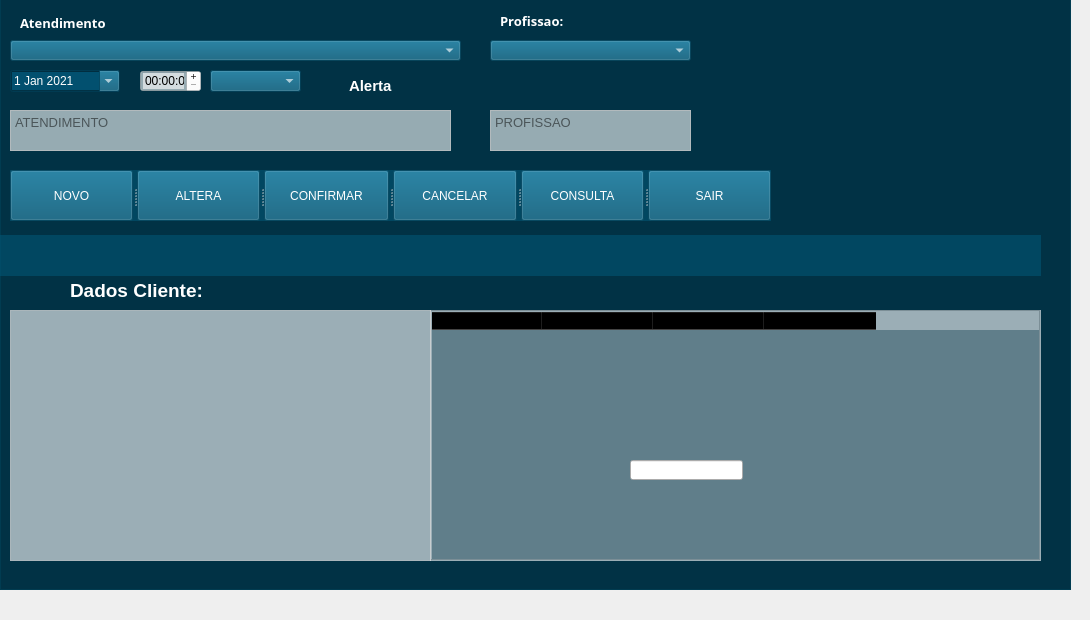
      <widget class="QWidget" name="atendimento">
       <widget class="QCheckBox" name="checkBox">
        <property name="geometry">
         <rect>
          <x>330</x>
          <y>70</y>
          <width>91</width>
          <height>31</height>
         </rect>
        </property>
        <property name="font">
         <font>
          <pointsize>11</pointsize>
          <weight>75</weight>
          <bold>true</bold>
         </font>
        </property>
        <property name="styleSheet">
         <string notr="true">background-color: rgb(255, 255, 255,0);
color: rgb(255, 255, 255);</string>
        </property>
        <property name="text">
         <string>Alerta</string>
        </property>
       </widget>
       <widget class="QComboBox" name="combo_atendimento">
        <property name="geometry">
         <rect>
          <x>10</x>
          <y>40</y>
          <width>451</width>
          <height>21</height>
         </rect>
        </property>
        <property name="styleSheet">
         <string notr="true">background-color: rgb(2, 85, 117,150);
color: rgb(255, 255, 255);</string>
        </property>
       </widget>
       <widget class="QComboBox" name="combo_profissao">
        <property name="geometry">
         <rect>
          <x>490</x>
          <y>40</y>
          <width>201</width>
          <height>21</height>
         </rect>
        </property>
        <property name="styleSheet">
         <string notr="true">background-color: rgb(2, 85, 117,150);
color: rgb(255, 255, 255);</string>
        </property>
       </widget>
       <widget class="QLabel" name="label_3">
        <property name="geometry">
         <rect>
          <x>20</x>
          <y>13</y>
          <width>121</width>
          <height>20</height>
         </rect>
        </property>
        <property name="font">
         <font>
          <family>Arial Black</family>
          <pointsize>10</pointsize>
          <weight>75</weight>
          <bold>true</bold>
         </font>
        </property>
        <property name="styleSheet">
         <string notr="true">color: rgb(255, 255, 255);
background-color: rgba(0, 5, 3, 0);</string>
        </property>
        <property name="text">
         <string>Atendimento</string>
        </property>
       </widget>
       <widget class="QLabel" name="label_4">
        <property name="geometry">
         <rect>
          <x>500</x>
          <y>10</y>
          <width>81</width>
          <height>21</height>
         </rect>
        </property>
        <property name="font">
         <font>
          <family>Arial Black</family>
          <pointsize>10</pointsize>
          <weight>75</weight>
          <bold>true</bold>
         </font>
        </property>
        <property name="styleSheet">
         <string notr="true">background-color: rgba(0, 5, 3, 0);
color: rgb(255, 255, 255);</string>
        </property>
        <property name="text">
         <string>Profissao:</string>
        </property>
       </widget>
       <widget class="QTextBrowser" name="textBrowser_atendimento">
        <property name="geometry">
         <rect>
          <x>10</x>
          <y>110</y>
          <width>441</width>
          <height>41</height>
         </rect>
        </property>
        <property name="font">
         <font>
          <pointsize>10</pointsize>
         </font>
        </property>
        <property name="styleSheet">
         <string notr="true">background-color: rgb(255, 255, 255,150);</string>
        </property>
        <property name="inputMethodHints">
         <set>Qt::ImhMultiLine</set>
        </property>
        <property name="lineWrapMode">
         <enum>QTextEdit::NoWrap</enum>
        </property>
        <property name="html">
         <string>&lt;!DOCTYPE HTML PUBLIC &quot;-//W3C//DTD HTML 4.0//EN&quot; &quot;http://www.w3.org/TR/REC-html40/strict.dtd&quot;&gt;
&lt;html&gt;&lt;head&gt;&lt;meta name=&quot;qrichtext&quot; content=&quot;1&quot; /&gt;&lt;style type=&quot;text/css&quot;&gt;
p, li { white-space: pre-wrap; }
&lt;/style&gt;&lt;/head&gt;&lt;body style=&quot; font-family:'MS Shell Dlg 2'; font-size:10pt; font-weight:400; font-style:normal;&quot;&gt;
&lt;p style=&quot;-qt-paragraph-type:empty; margin-top:0px; margin-bottom:0px; margin-left:0px; margin-right:0px; -qt-block-indent:0; text-indent:0px; font-size:8.25pt;&quot;&gt;&lt;br /&gt;&lt;/p&gt;&lt;/body&gt;&lt;/html&gt;</string>
        </property>
        <property name="placeholderText">
         <string>ATENDIMENTO</string>
        </property>
       </widget>
       <widget class="QTextBrowser" name="textBrowser_profissao">
        <property name="geometry">
         <rect>
          <x>490</x>
          <y>110</y>
          <width>201</width>
          <height>41</height>
         </rect>
        </property>
        <property name="font">
         <font>
          <pointsize>10</pointsize>
         </font>
        </property>
        <property name="styleSheet">
         <string notr="true">background-color: rgb(255, 255, 255,150);</string>
        </property>
        <property name="lineWrapMode">
         <enum>QTextEdit::NoWrap</enum>
        </property>
        <property name="html">
         <string>&lt;!DOCTYPE HTML PUBLIC &quot;-//W3C//DTD HTML 4.0//EN&quot; &quot;http://www.w3.org/TR/REC-html40/strict.dtd&quot;&gt;
&lt;html&gt;&lt;head&gt;&lt;meta name=&quot;qrichtext&quot; content=&quot;1&quot; /&gt;&lt;style type=&quot;text/css&quot;&gt;
p, li { white-space: pre-wrap; }
&lt;/style&gt;&lt;/head&gt;&lt;body style=&quot; font-family:'MS Shell Dlg 2'; font-size:10pt; font-weight:400; font-style:normal;&quot;&gt;
&lt;p style=&quot;-qt-paragraph-type:empty; margin-top:0px; margin-bottom:0px; margin-left:0px; margin-right:0px; -qt-block-indent:0; text-indent:0px;&quot;&gt;&lt;br /&gt;&lt;/p&gt;&lt;/body&gt;&lt;/html&gt;</string>
        </property>
        <property name="tabStopWidth">
         <number>80</number>
        </property>
        <property name="placeholderText">
         <string>PROFISSAO</string>
        </property>
       </widget>
       <widget class="QComboBox" name="comboBox">
        <property name="geometry">
         <rect>
          <x>210</x>
          <y>70</y>
          <width>91</width>
          <height>22</height>
         </rect>
        </property>
        <property name="styleSheet">
         <string notr="true">background-color: rgb(2, 85, 117,222);
color: rgb(255, 255, 255);</string>
        </property>
        <item>
         <property name="text">
          <string/>
         </property>
        </item>
        <item>
         <property name="text">
          <string>Realizado</string>
         </property>
        </item>
        <item>
         <property name="text">
          <string>Não Realizado</string>
         </property>
        </item>
       </widget>
       <widget class="QTimeEdit" name="timeEdit">
        <property name="geometry">
         <rect>
          <x>140</x>
          <y>70</y>
          <width>61</width>
          <height>22</height>
         </rect>
        </property>
        <property name="styleSheet">
         <string notr="true">background-color: rgb(255, 255, 255,150);</string>
        </property>
        <property name="wrapping">
         <bool>false</bool>
        </property>
        <property name="alignment">
         <set>Qt::AlignCenter</set>
        </property>
        <property name="buttonSymbols">
         <enum>QAbstractSpinBox::PlusMinus</enum>
        </property>
        <property name="correctionMode">
         <enum>QAbstractSpinBox::CorrectToNearestValue</enum>
        </property>
        <property name="currentSection">
         <enum>QDateTimeEdit::MinuteSection</enum>
        </property>
        <property name="calendarPopup">
         <bool>false</bool>
        </property>
       </widget>
       <widget class="QDateEdit" name="dateEdit">
        <property name="geometry">
         <rect>
          <x>10</x>
          <y>70</y>
          <width>110</width>
          <height>22</height>
         </rect>
        </property>
        <property name="styleSheet">
         <string notr="true">background-color: rgb(2, 85, 117,222);
color: rgb(255, 255, 255);</string>
        </property>
        <property name="frame">
         <bool>true</bool>
        </property>
        <property name="buttonSymbols">
         <enum>QAbstractSpinBox::NoButtons</enum>
        </property>
        <property name="specialValueText">
         <string>HORA</string>
        </property>
        <property name="correctionMode">
         <enum>QAbstractSpinBox::CorrectToNearestValue</enum>
        </property>
        <property name="currentSection">
         <enum>QDateTimeEdit::DaySection</enum>
        </property>
        <property name="calendarPopup">
         <bool>true</bool>
        </property>
        <property name="currentSectionIndex">
         <number>0</number>
        </property>
        <property name="timeSpec">
         <enum>Qt::LocalTime</enum>
        </property>
        <property name="date">
         <date>
          <year>2021</year>
          <month>1</month>
          <day>1</day>
         </date>
        </property>
       </widget>
       <widget class="QTableWidget" name="tableWidget">
        <property name="geometry">
         <rect>
          <x>430</x>
          <y>310</y>
          <width>611</width>
          <height>251</height>
         </rect>
        </property>
        <property name="styleSheet">
         <string notr="true">background-color: rgb(255, 255, 255,95);</string>
        </property>
        <property name="frameShape">
         <enum>QFrame::Box</enum>
        </property>
        <property name="midLineWidth">
         <number>0</number>
        </property>
        <property name="autoScrollMargin">
         <number>20</number>
        </property>
        <property name="editTriggers">
         <set>QAbstractItemView::NoEditTriggers</set>
        </property>
        <property name="showGrid">
         <bool>false</bool>
        </property>
        <property name="gridStyle">
         <enum>Qt::NoPen</enum>
        </property>
        <property name="rowCount">
         <number>0</number>
        </property>
        <attribute name="horizontalHeaderDefaultSectionSize">
         <number>111</number>
        </attribute>
        <attribute name="horizontalHeaderHighlightSections">
         <bool>true</bool>
        </attribute>
        <attribute name="verticalHeaderVisible">
         <bool>false</bool>
        </attribute>
        <attribute name="verticalHeaderMinimumSectionSize">
         <number>30</number>
        </attribute>
        <column>
         <property name="text">
          <string notr="true">ID</string>
         </property>
        </column>
        <column>
         <property name="text">
          <string>DATA</string>
         </property>
        </column>
        <column>
         <property name="text">
          <string>HORA</string>
         </property>
        </column>
        <column>
         <property name="text">
          <string>EVENTO</string>
         </property>
         <property name="font">
          <font>
           <kerning>false</kerning>
          </font>
         </property>
         <property name="foreground">
          <brush brushstyle="SolidPattern">
           <color alpha="255">
            <red>0</red>
            <green>0</green>
            <blue>0</blue>
           </color>
          </brush>
         </property>
        </column>
       </widget>
       <widget class="QFrame" name="frame_2_escuro">
        <property name="geometry">
         <rect>
          <x>-10</x>
          <y>-21</y>
          <width>1081</width>
          <height>611</height>
         </rect>
        </property>
        <property name="styleSheet">
         <string notr="true">background-color: rgb(0, 0, 0);</string>
        </property>
        <property name="frameShape">
         <enum>QFrame::NoFrame</enum>
        </property>
        <property name="frameShadow">
         <enum>QFrame::Raised</enum>
        </property>
       </widget>
       <widget class="QFrame" name="frame_2_claro">
        <property name="geometry">
         <rect>
          <x>0</x>
          <y>-1</y>
          <width>1071</width>
          <height>591</height>
         </rect>
        </property>
        <property name="styleSheet">
         <string notr="true">background-color: rgb(2, 85, 117,150);</string>
        </property>
        <property name="frameShape">
         <enum>QFrame::StyledPanel</enum>
        </property>
        <property name="frameShadow">
         <enum>QFrame::Raised</enum>
        </property>
       </widget>
       <widget class="QLabel" name="label_2">
        <property name="geometry">
         <rect>
          <x>730</x>
          <y>30</y>
          <width>271</width>
          <height>121</height>
         </rect>
        </property>
        <property name="styleSheet">
         <string notr="true">background-color: rgb(255, 255, 255,0);</string>
        </property>
        <property name="text">
         <string/>
        </property>
        <property name="pixmap">
         <pixmap>Agenda/icon/icone_inical2.png</pixmap>
        </property>
        <property name="scaledContents">
         <bool>true</bool>
        </property>
       </widget>
       <widget class="QLabel" name="label_7">
        <property name="geometry">
         <rect>
          <x>0</x>
          <y>235</y>
          <width>1041</width>
          <height>41</height>
         </rect>
        </property>
        <property name="styleSheet">
         <string notr="true">background-color: rgb(2, 85, 117,150);
</string>
        </property>
        <property name="text">
         <string/>
        </property>
       </widget>
       <widget class="QTextEdit" name="textEdi_data">
        <property name="geometry">
         <rect>
          <x>10</x>
          <y>240</y>
          <width>201</width>
          <height>31</height>
         </rect>
        </property>
        <property name="font">
         <font>
          <pointsize>12</pointsize>
         </font>
        </property>
        <property name="styleSheet">
         <string notr="true">border-style:outset;
color: rgb(255, 255, 255);
border-radius:5px;
border-width:0px;
background-color: rgb(255, 255, 255,0);</string>
        </property>
        <property name="frameShape">
         <enum>QFrame::NoFrame</enum>
        </property>
        <property name="textInteractionFlags">
         <set>Qt::NoTextInteraction</set>
        </property>
       </widget>
       <widget class="QTextEdit" name="textEdi_hora">
        <property name="geometry">
         <rect>
          <x>250</x>
          <y>240</y>
          <width>191</width>
          <height>31</height>
         </rect>
        </property>
        <property name="font">
         <font>
          <pointsize>12</pointsize>
         </font>
        </property>
        <property name="styleSheet">
         <string notr="true">border-style:outset;
color: rgb(255, 255, 255);
border-radius:5px;
border-width:0px;
background-color: rgb(255, 255, 255,0);</string>
        </property>
        <property name="textInteractionFlags">
         <set>Qt::NoTextInteraction</set>
        </property>
       </widget>
       <widget class="QListWidget" name="listWidget_dados">
        <property name="geometry">
         <rect>
          <x>10</x>
          <y>310</y>
          <width>421</width>
          <height>251</height>
         </rect>
        </property>
        <property name="autoFillBackground">
         <bool>true</bool>
        </property>
        <property name="styleSheet">
         <string notr="true">background-color: rgb(255, 255, 255,95);</string>
        </property>
        <property name="frameShape">
         <enum>QFrame::StyledPanel</enum>
        </property>
        <property name="frameShadow">
         <enum>QFrame::Plain</enum>
        </property>
        <property name="lineWidth">
         <number>7</number>
        </property>
        <property name="midLineWidth">
         <number>0</number>
        </property>
        <property name="autoScrollMargin">
         <number>19</number>
        </property>
        <property name="editTriggers">
         <set>QAbstractItemView::NoEditTriggers</set>
        </property>
        <property name="showDropIndicator" stdset="0">
         <bool>false</bool>
        </property>
        <property name="currentRow">
         <number>-1</number>
        </property>
       </widget>
       <widget class="QLabel" name="label_dadosclientes">
        <property name="geometry">
         <rect>
          <x>70</x>
          <y>280</y>
          <width>191</width>
          <height>21</height>
         </rect>
        </property>
        <property name="font">
         <font>
          <pointsize>14</pointsize>
          <weight>75</weight>
          <bold>true</bold>
         </font>
        </property>
        <property name="styleSheet">
         <string notr="true">background-color: rgba(0, 5, 3, 0);
color: rgb(255, 255, 255);</string>
        </property>
        <property name="text">
         <string>Dados Cliente:</string>
        </property>
       </widget>
       <widget class="QSplitter" name="splitter">
        <property name="geometry">
         <rect>
          <x>10</x>
          <y>170</y>
          <width>761</width>
          <height>51</height>
         </rect>
        </property>
        <property name="styleSheet">
         <string notr="true">background-color: rgb(2, 85, 117,150);
font: 10pt &quot;Impact&quot;;
color: rgb(255, 255, 255);</string>
        </property>
        <property name="orientation">
         <enum>Qt::Horizontal</enum>
        </property>
        <widget class="QPushButton" name="pushButton_novo">
         <property name="text">
          <string>NOVO</string>
         </property>
         <property name="icon">
          <iconset>
           <normaloff>Agenda/icon/NOVO.png</normaloff>Agenda/icon/NOVO.png</iconset>
         </property>
         <property name="iconSize">
          <size>
           <width>25</width>
           <height>25</height>
          </size>
         </property>
        </widget>
        <widget class="QPushButton" name="pushButton_altera">
         <property name="text">
          <string>ALTERA</string>
         </property>
         <property name="icon">
          <iconset>
           <normaloff>Agenda/icon/altera.png</normaloff>Agenda/icon/altera.png</iconset>
         </property>
         <property name="iconSize">
          <size>
           <width>25</width>
           <height>25</height>
          </size>
         </property>
        </widget>
        <widget class="QPushButton" name="pushButton_confirma">
         <property name="text">
          <string>CONFIRMAR</string>
         </property>
         <property name="icon">
          <iconset>
           <normaloff>Agenda/icon/CONFIRMA.png</normaloff>Agenda/icon/CONFIRMA.png</iconset>
         </property>
         <property name="iconSize">
          <size>
           <width>25</width>
           <height>25</height>
          </size>
         </property>
         <property name="shortcut">
          <string>Enter</string>
         </property>
        </widget>
        <widget class="QPushButton" name="pushButton_cancela">
         <property name="text">
          <string>CANCELAR</string>
         </property>
         <property name="icon">
          <iconset>
           <normaloff>C:/Users/User/.designer/backup/Agenda/SAIR.png</normaloff>C:/Users/User/.designer/backup/Agenda/SAIR.png</iconset>
         </property>
         <property name="iconSize">
          <size>
           <width>22</width>
           <height>24</height>
          </size>
         </property>
        </widget>
        <widget class="QPushButton" name="pushButton_consulta">
         <property name="text">
          <string>CONSULTA</string>
         </property>
         <property name="icon">
          <iconset>
           <normaloff>Agenda/icon/consulta.png</normaloff>Agenda/icon/consulta.png</iconset>
         </property>
         <property name="iconSize">
          <size>
           <width>28</width>
           <height>29</height>
          </size>
         </property>
        </widget>
        <widget class="QPushButton" name="pushButton_sair">
         <property name="text">
          <string>SAIR</string>
         </property>
         <property name="icon">
          <iconset>
           <normaloff>Agenda/icon/SAIR.png</normaloff>Agenda/icon/SAIR.png</iconset>
         </property>
         <property name="iconSize">
          <size>
           <width>25</width>
           <height>25</height>
          </size>
         </property>
        </widget>
       </widget>
       <widget class="QLineEdit" name="lineEdit">
        <property name="geometry">
         <rect>
          <x>630</x>
          <y>460</y>
          <width>113</width>
          <height>20</height>
         </rect>
        </property>
       </widget>
       <zorder>frame_2_escuro</zorder>
       <zorder>frame_2_claro</zorder>
       <zorder>checkBox</zorder>
       <zorder>combo_atendimento</zorder>
       <zorder>combo_profissao</zorder>
       <zorder>label_3</zorder>
       <zorder>label_4</zorder>
       <zorder>textBrowser_atendimento</zorder>
       <zorder>textBrowser_profissao</zorder>
       <zorder>comboBox</zorder>
       <zorder>timeEdit</zorder>
       <zorder>dateEdit</zorder>
       <zorder>tableWidget</zorder>
       <zorder>label_2</zorder>
       <zorder>splitter</zorder>
       <zorder>label_7</zorder>
       <zorder>textEdi_data</zorder>
       <zorder>textEdi_hora</zorder>
       <zorder>listWidget_dados</zorder>
       <zorder>label_dadosclientes</zorder>
       <zorder>lineEdit</zorder>
      </widget>
